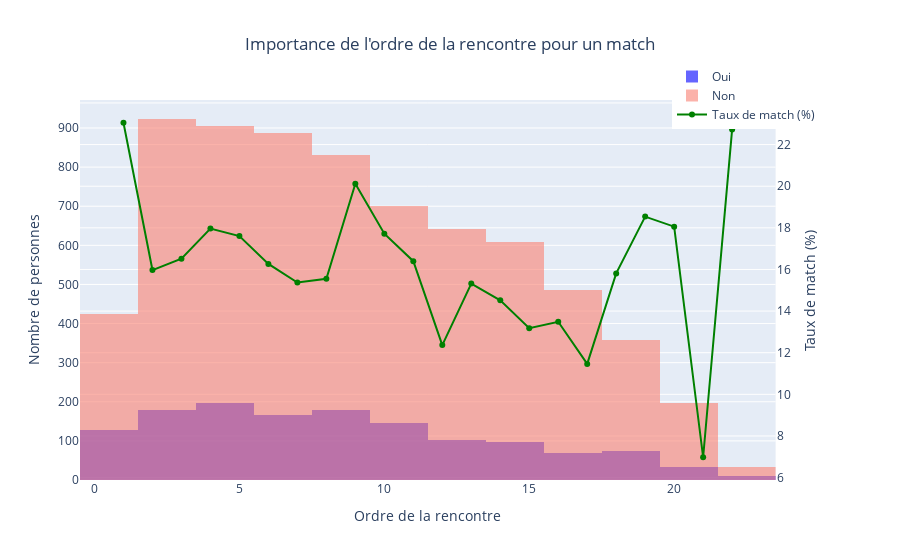

Notebook code cell kept with this figure:
### Markdown cell above
## AXE 2 : L'ordre des rencontres est-elle une variable importante pour qu'il y ait match ?

### Code cell
# 1. Calcul des pourcentages de match par ordre
match_counts = df.groupby(['order', 'match']).size().unstack(fill_value=0)
match_counts['total'] = match_counts.sum(axis=1)
match_counts['match_rate'] = match_counts.get('Oui', 0) / match_counts['total'] * 100

# 2. Créer la figure avec un axe secondaire
fig = make_subplots(specs=[[{"secondary_y": True}]])

# 3. Histogrammes pour "Oui" et "Non"
for match_value, color in {"Oui": "blue", "Non": "salmon"}.items():
    subset = df[df["match"] == match_value]
    fig.add_trace(
        go.Histogram(
            x=subset["order"],
            name=match_value,
            marker_color=color,
            opacity=0.6,
            nbinsx=20
        ),
        secondary_y=False
    )

# 4. Ajouter la ligne de pourcentage de match
fig.add_trace(
    go.Scatter(
        x=match_counts.index,
        y=match_counts['match_rate'],
        name="Taux de match (%)",
        mode='lines+markers',
        line=dict(color='green', width=2)
    ),
    secondary_y=True
)

# 5. Mise en page
fig.update_layout(
    title_text="Importance de l'ordre des rencontres pour qu'il y ait match",
    barmode="overlay",
    xaxis_title="Ordre de la rencontre",
    yaxis_title="Nombre de personnes",
    yaxis2_title="Taux de match (%)",
    title_x=0.5,
    legend=dict(x=0.8, y=1.1)
)

fig.show()

### Figure 1 — Plotly figure (JSON) as saved in the notebook; plotly's stock layout.template omitted (floating-point values rounded to 4 significant figures; data arrays with more than 128 entries replaced by an {"elided": "..."} marker saying what was removed)
{"data": [{"marker": {"color": "blue"}, "name": "Oui", "nbinsx": 20, "opacity": 0.6, "type": "histogram", "x": {"elided": "1380 int values"}, "xaxis": "x", "yaxis": "y"}, {"marker": {"color": "salmon"}, "name": "Non", "nbinsx": 20, "opacity": 0.6, "type": "histogram", "x": {"elided": "6998 int values"}, "xaxis": "x", "yaxis": "y"}, {"line": {"color": "green", "width": 2}, "mode": "lines+markers", "name": "Taux de match (%)", "type": "scatter", "x": [1, 2, 3, 4, 5, 6, 7, 8, 9, 10, 11, 12, 13, 14, 15, 16, 17, 18, 19, 20, 21, 22], "xaxis": "x", "y": [23.05, 15.97, 16.52, 17.97, 17.6, 16.27, 15.37, 15.55, 20.12, 17.72, 16.4, 12.37, 15.32, 14.52, 13.17, 13.49, 11.46, 15.81, 18.54, 18.06, 6.977, 22.73], "yaxis": "y2"}], "layout": {"barmode": "overlay", "legend": {"x": 0.8, "y": 1.1}, "title": {"text": "Importance de l'ordre de la rencontre pour un match", "x": 0.5}, "xaxis": {"anchor": "y", "domain": [0, 0.94], "title": {"text": "Ordre de la rencontre"}}, "yaxis": {"anchor": "x", "domain": [0, 1], "title": {"text": "Nombre de personnes"}}, "yaxis2": {"anchor": "x", "overlaying": "y", "side": "right", "title": {"text": "Taux de match (%)"}}}}
